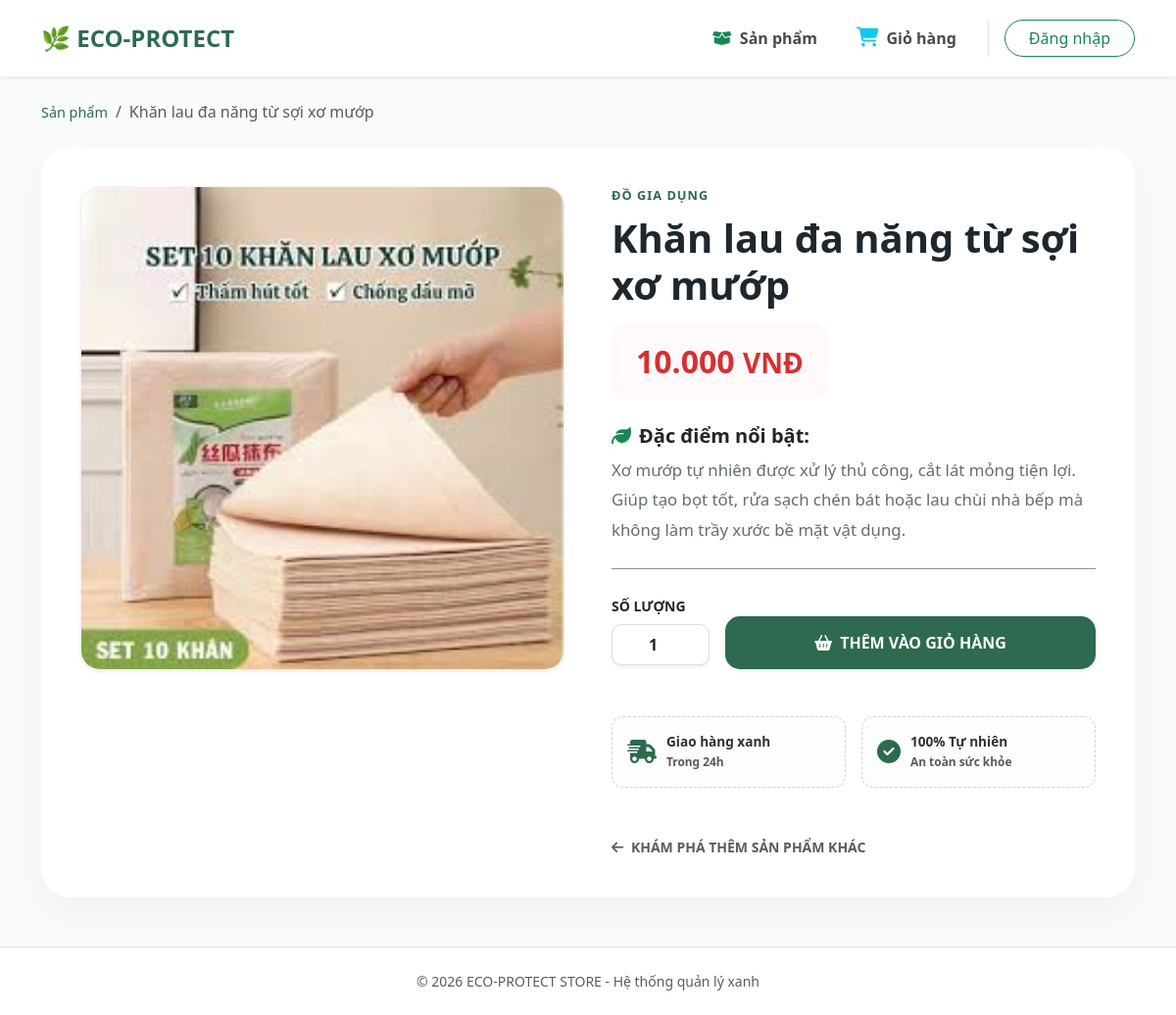
Page /Product/show/3 on the committed database.
### tables this page shows
CREATE TABLE IF NOT EXISTS `product` (
  `id` int NOT NULL AUTO_INCREMENT,
  `name` varchar(100) NOT NULL,
  `description` text,
  `price` decimal(10,2) NOT NULL,
  `image` varchar(255) DEFAULT NULL,
  `category_id` int DEFAULT NULL,
  `created_at` timestamp NULL DEFAULT CURRENT_TIMESTAMP,
  PRIMARY KEY (`id`),
  KEY `category_id` (`category_id`),
  CONSTRAINT `product_ibfk_1` FOREIGN KEY (`category_id`) REFERENCES `category` (`id`) ON DELETE CASCADE
);

CREATE TABLE IF NOT EXISTS `category` (
  `id` int NOT NULL AUTO_INCREMENT,
  `name` varchar(100) NOT NULL,
  `description` text,
  PRIMARY KEY (`id`)
);

### index.php (called while the page is built, shortened)
<?php
require_once 'app/models/ProductModel.php';
$url = $_GET['url'] ?? '';
$url = rtrim($url, '/');
$url = filter_var($url, FILTER_SANITIZE_URL);
$url = explode('/', $url);
$action = isset($url[1]) && $url[1] != '' ? $url[1] : 'index';
$controller = new $controllerName();
call_user_func_array([$controller, $action], array_slice($url, 2));

### app/config/database.php (called while the page is built, shortened)
<?php
class Database {
    private $host = "localhost";
    private $db_name = "eco_protect_store";
    private $username = "root";
    private $password = "";
    public function getConnection() {
        $this->conn = null;
        try {
            $this->conn = new PDO("mysql:host=" . $this->host . ";dbname=" . $this->db_name, $this->username, $this->password);
            $this->conn->exec("set names utf8");
        } catch(PDOException $exception) {
            echo "Lỗi kết nối: " . $exception->getMessage();
        }
        return $this->conn;
    }
}

### app/models/ProductModel.php (called while the page is built, shortened)
<?php
class ProductModel {
    private $conn;
    private $table_name = "product";
    public function __construct($db = null) {
        $this->conn = $db;
    }
    public function getProductById($id) {
        $query = "SELECT p.*, c.name as category_name
                  FROM " . $this->table_name . " p
                  LEFT JOIN category c ON p.category_id = c.id
                  WHERE p.id = :id";
        $stmt = $this->conn->prepare($query);
        $stmt->bindParam(':id', $id);
        $stmt->execute();
        return $stmt->fetch(PDO::FETCH_OBJ);
    }
}

### app/views/product/show.php (the view, shortened to what this page needs)
<?php include 'app/shares/header.php'; ?>
<div class="container mt-4">
    <nav aria-label="breadcrumb" class="mb-4">
        <ol class="breadcrumb">
            <li class="breadcrumb-item"><a href="/Product/list">Sản phẩm</a></li>
            <li class="breadcrumb-item active" aria-current="page"><?php echo htmlspecialchars($product->name); ?></li>
        </ol>
    </nav>
    <div class="product-detail-container">
        <div class="row g-5">
            <div class="col-lg-6">
                <div class="image-wrapper shadow-sm">
                    <?php if (!empty($product->image)): ?>
                        <img src="/<?php echo $product->image; ?>" class="product-img" alt="Sản phẩm">
                    <?php endif; ?>
                </div>
            </div>
            <div class="col-lg-6">
                <span class="category-label"><?php echo htmlspecialchars($product->category_name ?? 'Eco Store'); ?></span>
                <h1 class="product-title"><?php echo htmlspecialchars($product->name); ?></h1>
                <div class="price-box">
                    <p class="price-value"><?php echo number_format($product->price, 0, ',', '.'); ?> <small>VNĐ</small></p>
                </div>
                <div class="mb-4">
                    <h5 class="fw-bold text-dark"><i class="fas fa-leaf me-2 text-success"></i>Đặc điểm nổi bật:</h5>
                    <p class="description-text">
                        <?php echo nl2br(htmlspecialchars($product->description)); ?>
                    </p>
                </div>
                <hr class="my-4 opacity-50">
                <div class="d-flex align-items-center gap-3 mb-5">
                    <div>
                        <label class="small fw-bold d-block mb-2">SỐ LƯỢNG</label>
                        <input type="number" value="1" min="1" class="form-control qty-input shadow-sm">
                    </div>
                    <div class="flex-grow-1 pt-4">
                        <button class="btn-buy w-100 shadow-sm">
                            <i class="fas fa-shopping-basket me-2"></i>THÊM VÀO GIỎ HÀNG
                        </button>
                    </div>
                </div>
                <div class="row g-3">
                    <div class="col-6">
                        <div class="trust-badge">
                            <i class="fas fa-shipping-fast"></i>
                            <span>Giao hàng xanh<br><small class="text-muted">Trong 24h</small></span>
                        </div>
                    </div>
                    <div class="col-6">
                        <div class="trust-badge">
                            <i class="fas fa-check-circle"></i>
                            <span>100% Tự nhiên<br><small class="text-muted">An toàn sức khỏe</small></span>
                        </div>
                    </div>
                </div>
                <div class="mt-5">
                    <a href="/Product/list" class="text-decoration-none text-muted small fw-bold">
                        <i class="fas fa-arrow-left me-1"></i> KHÁM PHÁ THÊM SẢN PHẨM KHÁC
                    </a>
                </div>
            </div>
        </div>
    </div>
</div>
<?php include 'app/shares/footer.php'; ?>

### app/shares/header.php (style rules this page uses)
body { background-color: #f8f9fa; }

### app/views/product/show.php (style rules this page uses)
:root { --eco-green: #2d6a4f; --eco-dark: #1b4332; --eco-light: #d8f3dc; --soft-bg: #f8fbf9; }
body { background-color: var(--soft-bg); }
.breadcrumb-item a { color: var(--eco-green); text-decoration: none; font-size: 0.9rem; }
.product-detail-container { background: white; border-radius: 30px; box-shadow: 0 15px 40px rgba(0,0,0,0.04); overflow: hidden; padding: 40px; margin-bottom: 50px; }
.image-wrapper { position: relative; border-radius: 20px; overflow: hidden; background: #fdfdfd; border: 1px solid #f1f1f1; transition: 0.3s; }
.product-img { width: 100%; height: auto; object-fit: cover; }
.category-label { text-transform: uppercase; letter-spacing: 1px; font-weight: 700; font-size: 0.8rem; color: var(--eco-green); margin-bottom: 10px; display: block; }
.product-title { font-size: 2.5rem; font-weight: 800; color: #1e272e; margin-bottom: 15px; }
.price-box { background: #fff9f9; padding: 15px 25px; border-radius: 15px; display: inline-block; margin-bottom: 25px; }
.price-value { font-size: 2rem; color: #d63031; font-weight: 800; margin: 0; }
.description-text { font-size: 1.05rem; line-height: 1.8; color: #636e72; }
.qty-input { width: 100px; border-radius: 10px; border: 1px solid #ddd; padding: 8px; text-align: center; font-weight: bold; }
.btn-buy { background: var(--eco-green); color: white; border: none; padding: 15px 40px; border-radius: 15px; font-weight: 700; transition: 0.3s; }
.trust-badge { display: flex; align-items: center; gap: 10px; padding: 15px; border-radius: 12px; background: #fcfdfc; border: 1px dashed #ced4da; }
.trust-badge i { color: var(--eco-green); font-size: 1.5rem; }
.trust-badge span { font-size: 0.85rem; font-weight: 600; color: #2d3436; }

### rows in the picture
product: name "Khăn lau đa năng từ sợi xơ mướp", image (picture), category.name "ĐỒ GIA DỤNG", price "10.000", description "Xơ mướp tự nhiên được xử lý thủ công, cắt lát mỏng tiện lợi. Giúp tạo bọt tốt, rửa sạch chén bát hoặc lau chùi nhà bếp mà không làm trầy xước bề mặt vật dụng."
